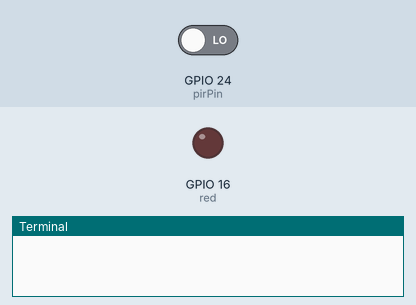
Simulated run of this program. Board: Raspberry Pi (BCM pin numbers). On the bench: output pins drawn as LEDs (lit = HIGH), the last lines printed to the terminal. The inputs (shaded band) are chosen by the test bench; at power-on: GPIO 24 (pirPin) LOW.

Above: at 1.2 s.
1.3 s: GPIO 24 (pirPin) driven HIGH
2.8 s: GPIO 24 (pirPin) driven LOW
At 5.2 s:
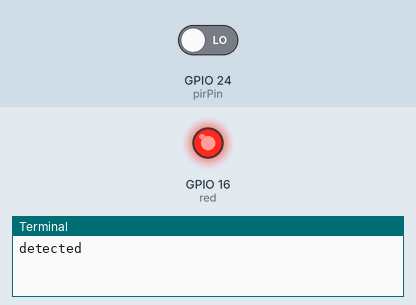
Timing chart, 0 to 6.7 s (numbered marks = the images above; inputs shaded):
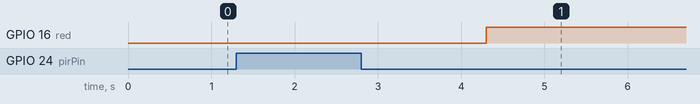

The program:

pir02.py
```python
import RPi.GPIO as GPIO
import time

pirPin = 24
red = 16

GPIO.setmode(GPIO.BCM)
GPIO.setup(pirPin,GPIO.IN, pull_up_down = GPIO.PUD_DOWN)
GPIO.setup(red,GPIO.OUT)

try:
	while True:
		if GPIO.input(pirPin) == True:
			print("detected")
			GPIO.output(red,False)
			time.sleep(3)
			GPIO.output(red,True)
except KeyboardInterrupt:
	GPIO.cleanup()
```

Measured:
- after the input at 2.8 s, GPIO 16 (red): LOW → HIGH after 1.5 s
